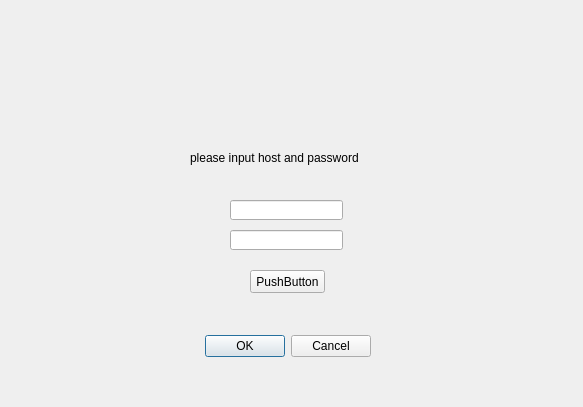
<?xml version="1.0" encoding="UTF-8"?>
<ui version="4.0">
 <class>Dialog</class>
 <widget class="QDialog" name="Dialog">
  <property name="geometry">
   <rect>
    <x>0</x>
    <y>0</y>
    <width>583</width>
    <height>407</height>
   </rect>
  </property>
  <property name="windowTitle">
   <string>Dialog</string>
  </property>
  <widget class="QDialogButtonBox" name="buttonBox">
   <property name="geometry">
    <rect>
     <x>30</x>
     <y>330</y>
     <width>341</width>
     <height>32</height>
    </rect>
   </property>
   <property name="orientation">
    <enum>Qt::Horizontal</enum>
   </property>
   <property name="standardButtons">
    <set>QDialogButtonBox::Cancel|QDialogButtonBox::Ok</set>
   </property>
  </widget>
  <widget class="QPushButton" name="pushButton">
   <property name="geometry">
    <rect>
     <x>250</x>
     <y>270</y>
     <width>75</width>
     <height>23</height>
    </rect>
   </property>
   <property name="text">
    <string>PushButton</string>
   </property>
  </widget>
  <widget class="QLabel" name="label">
   <property name="geometry">
    <rect>
     <x>190</x>
     <y>150</y>
     <width>221</width>
     <height>16</height>
    </rect>
   </property>
   <property name="text">
    <string>please input host and password</string>
   </property>
  </widget>
  <widget class="QLineEdit" name="lineEdit">
   <property name="geometry">
    <rect>
     <x>230</x>
     <y>200</y>
     <width>113</width>
     <height>20</height>
    </rect>
   </property>
  </widget>
  <widget class="QLineEdit" name="lineEdit_2">
   <property name="geometry">
    <rect>
     <x>230</x>
     <y>230</y>
     <width>113</width>
     <height>20</height>
    </rect>
   </property>
  </widget>
 </widget>
 <resources/>
 <connections>
  <connection>
   <sender>buttonBox</sender>
   <signal>accepted()</signal>
   <receiver>Dialog</receiver>
   <slot>accept()</slot>
   <hints>
    <hint type="sourcelabel">
     <x>248</x>
     <y>254</y>
    </hint>
    <hint type="destinationlabel">
     <x>157</x>
     <y>274</y>
    </hint>
   </hints>
  </connection>
  <connection>
   <sender>buttonBox</sender>
   <signal>rejected()</signal>
   <receiver>Dialog</receiver>
   <slot>reject()</slot>
   <hints>
    <hint type="sourcelabel">
     <x>316</x>
     <y>260</y>
    </hint>
    <hint type="destinationlabel">
     <x>286</x>
     <y>274</y>
    </hint>
   </hints>
  </connection>
 </connections>
</ui>
